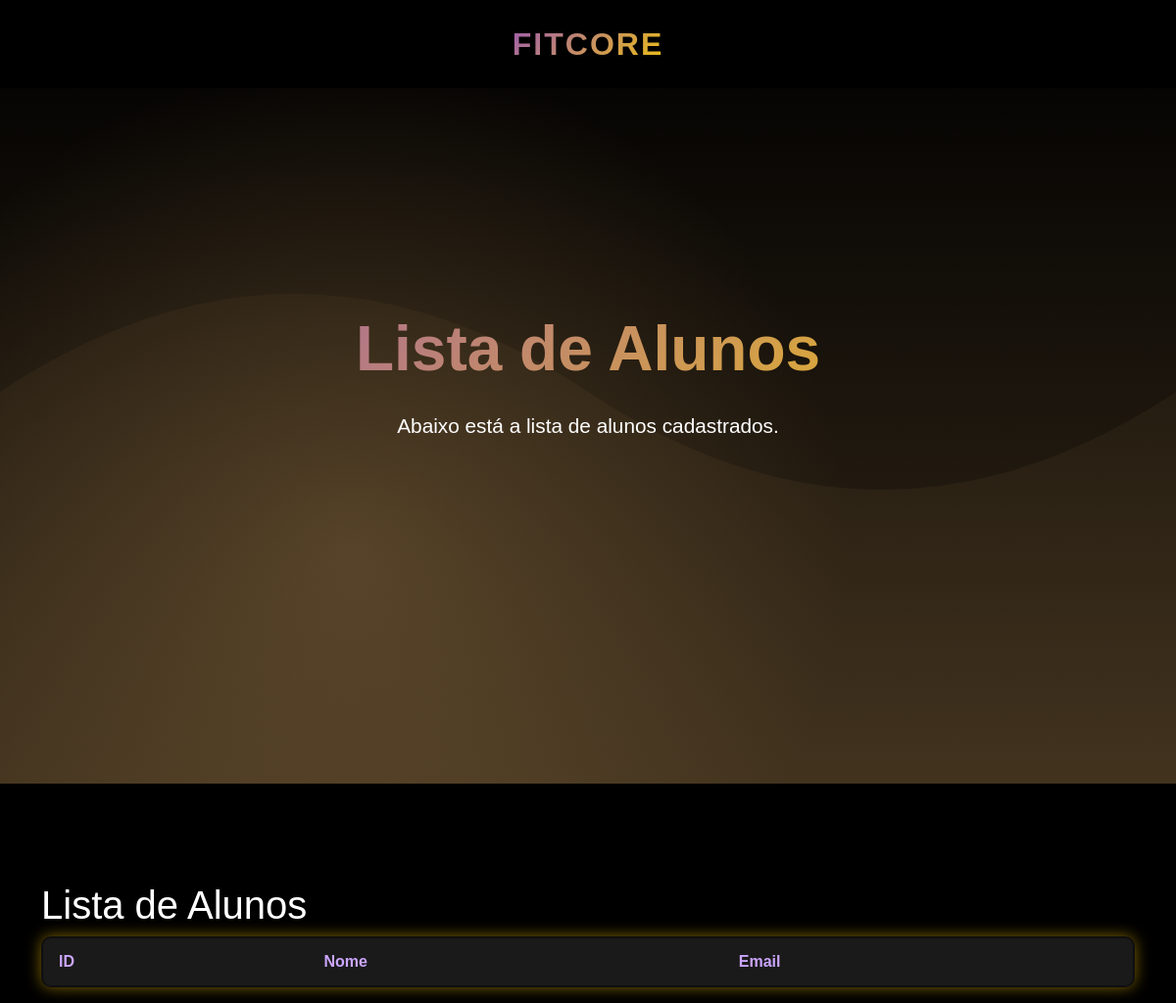
The page /lista_alunos/ (signed in) on the database as committed earlier.
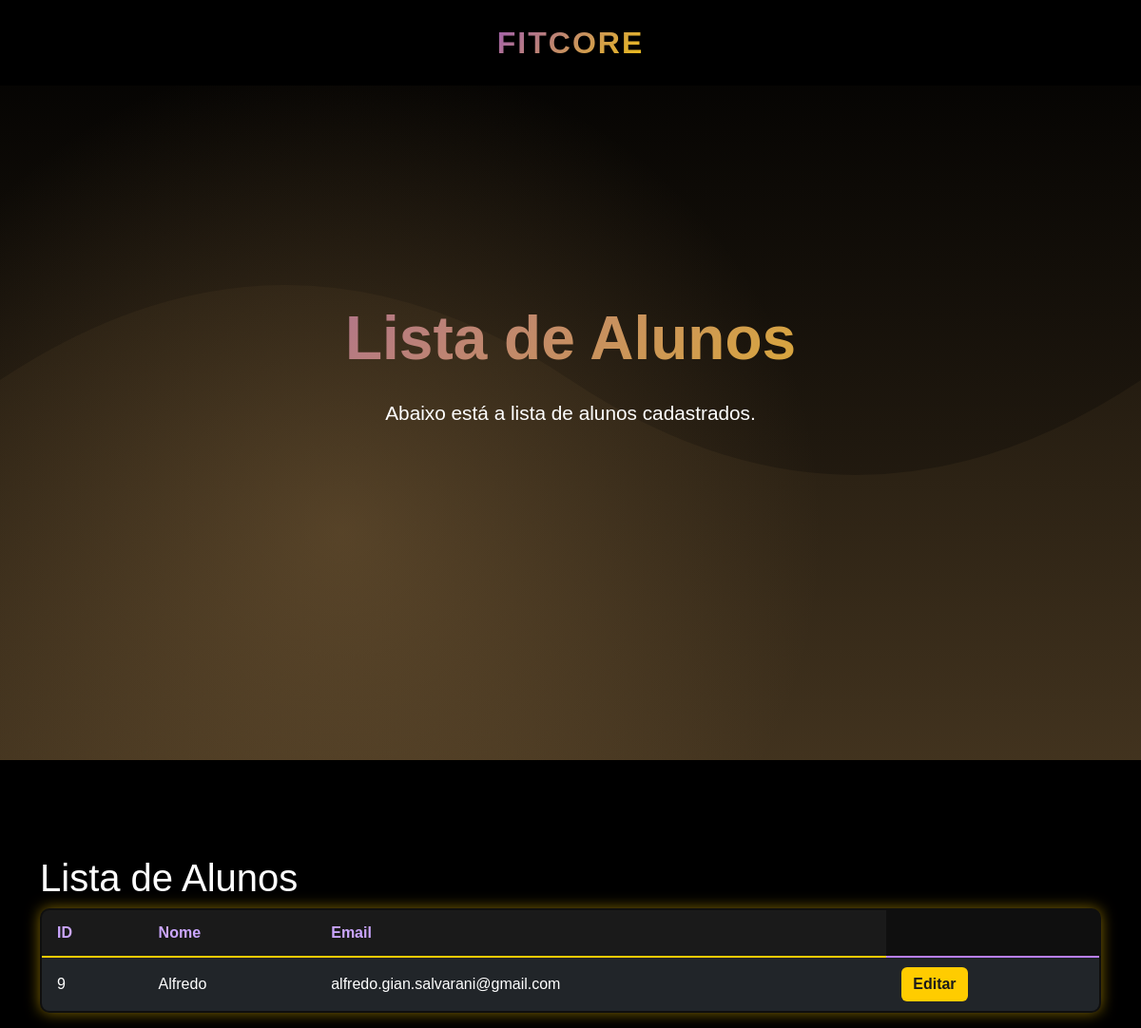
The same page on the database as committed later.
### cadastro/models.py (models this page shows, shortened)
class Usuario(models.Model):
    GENERO_CHOICES = [
        ('M', 'Masculino'),
        ('F', 'Feminino'),
        ('O', 'Outro'),
        ('N', 'Prefiro não dizer'),
    ]
    nome_completo = models.CharField(max_length=100)
    senha = models.CharField(max_length=100)
    email = models.EmailField(max_length=100, unique=True)
    telefone = models.CharField(max_length=20)
    data_nascimento = models.DateField()
    genero = models.CharField(max_length=1, choices=GENERO_CHOICES)
    observacoes = models.TextField(blank=True)

### TelaProf/views.py (the view)
# urls.py: path('lista_alunos/', views.lista_alunos, name='lista_alunos'),
@login_required
def lista_alunos(request):
    alunos = Usuario.objects.all()
    return render(request, 'lista_alunos.html', {'alunos': alunos})

### TelaProf/templates/lista_alunos.html (shortened to what this page needs)
{% load static %}
<!DOCTYPE html>
<html lang="en">
<head>
    <link href="{% static 'css/bootstrap.min.css' %}" rel="stylesheet">
    <link href="{% static 'css/estilo.css' %}" rel="stylesheet">
</head>
<body>
    <nav class="navbar navbar-expand-lg navbar-dark fixed-top">
        <div class="container d-flex justify-content-center">
            <a class="navbar-brand mx-auto" href="{% url 'membros' %}">FitCore</a>
        </div>
    </nav>
    <section class="hero">
        <div class="container hero-content text-center">
            <h1>Lista de Alunos</h1>
            <p>Abaixo está a lista de alunos cadastrados.</p>
        </div>
    </section>
    <div class="container list-container" style="margin-top: 100px;">
        <h1>Lista de Alunos</h1>
        <table class="table custom-table">
            <thead class="table-dark">
                <tr class="table-dark">
                    <th>ID</th>
                    <th>Nome</th>
                    <th>Email</th>
                </tr>
            </thead>
            <tbody class="table-group-divider">
            {% for aluno in alunos %}
                <tr class="table-dark">
                    <td class="align-middle">{{ aluno.id }}</td>
                    <td class="align-middle">{{ aluno.nome_completo }}</td>
                    <td class="align-middle">{{ aluno.email }}</td>
                    <td class="align-middle">
                        <a href="{% url 'TelaProf:editar_aluno' aluno.id %}" class="btn btn-primary">Editar</a>
                    </td>
                </tr>
            {% endfor %}
            </tbody>
        </table>
    </div>
</body>
</html>

Rows that differ between the two databases and show on the page:
added Usuario: id "9", nome_completo "Alfredo", email "alfredo.gian.salvarani@gmail.com"
